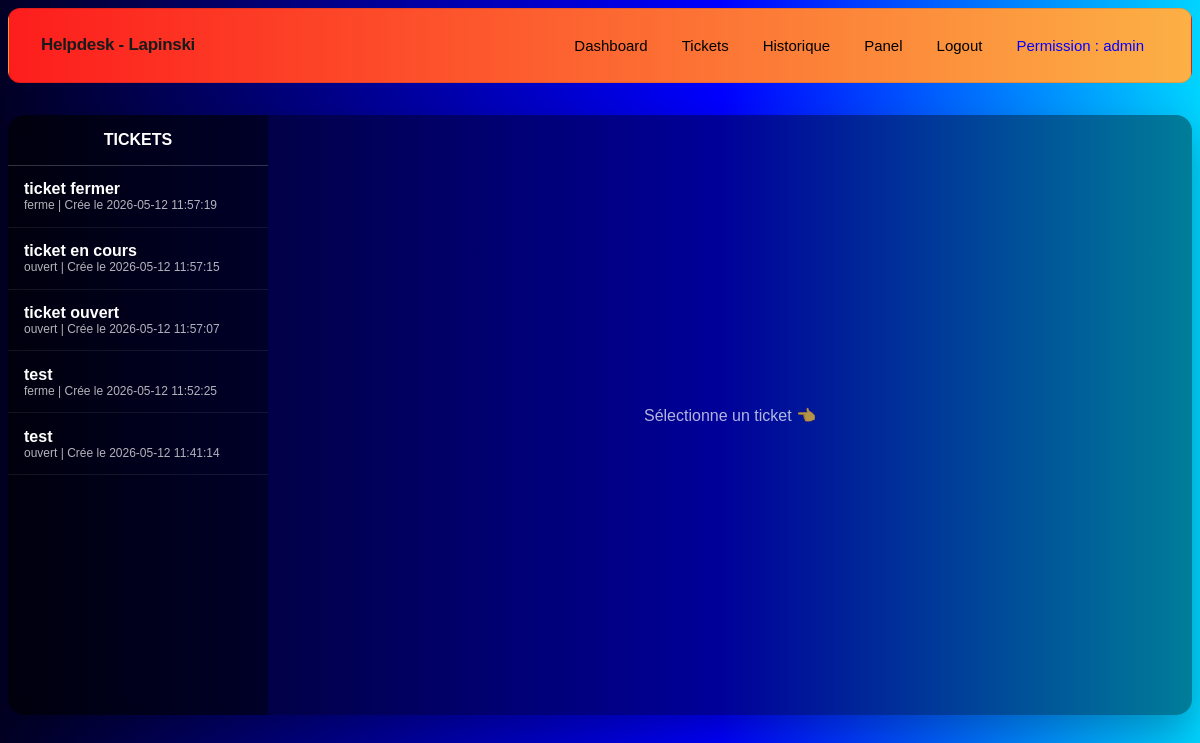
The app's page /helpdesk_lapinski/historique.php (signed in) with its own data.
### tables this page shows
CREATE TABLE `users` (
  `id` int(11) NOT NULL,
  `nom` varchar(100) NOT NULL,
  `email` varchar(150) NOT NULL,
  `mot_de_passe` varchar(255) NOT NULL,
  `role` enum('user','technicien','admin') NOT NULL DEFAULT 'user',
  `cree_le` timestamp NOT NULL DEFAULT current_timestamp()
);

CREATE TABLE `tickets` (
  `id` int(11) NOT NULL,
  `titre` varchar(255) NOT NULL,
  `description` text NOT NULL,
  `statut` enum('ouvert','en_cours','ferme') NOT NULL DEFAULT 'ouvert',
  `user_id` int(11) NOT NULL,
  `cree_le` timestamp NOT NULL DEFAULT current_timestamp()
);

### helpdesk_lapinski/historique.php (the view, shortened to what this page needs)
<?php
require_once 'include/navbar.php';
require_once 'config/config.php';
$stmt = mysqli_query($link, "SELECT role FROM users WHERE id = " . $_SESSION['id_users']);
$role = mysqli_fetch_assoc($stmt)['role'];
$selected_id = isset($_GET['id']) ? (int)$_GET['id'] : null;
$ticket_actif = null;
$messages = [];
$par_page = 10;
$page_actuelle = isset($_GET['page']) ? max(1, (int)$_GET['page']) : 1;
$offset = ($page_actuelle - 1) * $par_page;
if ($role === 'admin') {
    $stmt = mysqli_prepare($link, "SELECT * FROM tickets ORDER BY cree_le DESC LIMIT ? OFFSET ?");
    mysqli_stmt_bind_param($stmt, "ii", $par_page, $offset);
} else {
    $stmt = mysqli_prepare($link, "SELECT * FROM tickets WHERE user_id = ? ORDER BY cree_le DESC LIMIT ? OFFSET ?");
    mysqli_stmt_bind_param($stmt, "iii", $_SESSION['id_users'], $par_page, $offset);
}
mysqli_stmt_execute($stmt);
$tickets = mysqli_stmt_get_result($stmt)->fetch_all(MYSQLI_ASSOC);
?>
<!DOCTYPE html>
<html lang="fr">
<head>
    <link rel="stylesheet" href="css/historique.css">
</head>
<body>
<div class="modif-ticket">
    <div class="sidebar">
        <div class="sidebar-header">TICKETS</div>
        <div class="sidebar-list">
            <?php foreach ($tickets as $t): ?>
                <a href="?id=<?= $t['id'] ?>&page=<?= $page_actuelle ?>"
                   class="sidebar-item <?= $selected_id == $t['id'] ? 'active' : '' ?>">
                    <div class="sidebar-item-title">
                        <?= htmlspecialchars($t['titre']) ?>
                    </div>
                    <div class="sidebar-item-status-nom">
                        <?= htmlspecialchars($t['statut']) ?>
                        | Crée le <?= htmlspecialchars($t['cree_le']) ?>
                    </div>
                </a>
            <?php endforeach; ?>
        </div>
    </div>
    <div class="main">
        <?php if ($selected_id && $ticket_actif): ?>
            <div class="main-header">
                <div class="main-header-left">
                    <h2><?= htmlspecialchars($ticket_actif['titre']) ?></h2>
                    <p><?= htmlspecialchars($ticket_actif['description']) ?></p>
                </div>
                <?php if ($role === 'admin'): ?>
                    <form method="POST" class="statut-form">
                        <input type="hidden" name="ticket_id_statut" value="<?= $selected_id ?>">
                        <input type="hidden" name="update_statut" value="1">
                        <select name="statut" class="form-select" onchange="this.form.submit()">
                            <option value="ouvert"   <?= $ticket_actif['statut'] == 'ouvert'   ? 'selected' : '' ?>>🟢 Ouvert</option>
                            <option value="en_cours" <?= $ticket_actif['statut'] === 'en_cours' ? 'selected' : '' ?>>🟡 En cours</option>
                            <option value="ferme"    <?= $ticket_actif['statut'] == 'ferme'    ? 'selected' : '' ?>>🔴 Fermé</option>
                        </select>
                    </form>
                <?php else: ?>
                    <span class="statut-badge statut-<?= $ticket_actif['statut'] ?>">
                        <?php
                            $labels = [
                                'ouvert'   => '🟢 Ouvert',
                                'en_cours' => '🟡 En cours',
                                'ferme'    => '🔴 Fermé',
                            ];
                            echo $labels[$ticket_actif['statut']] ?? htmlspecialchars($ticket_actif['statut']);
                        ?>
                    </span>
                <?php endif; ?>
            </div>
            <div class="historique">
                <?php foreach ($messages as $msg): ?>
                    <div class="msg">
                        <div class="avatar">
                            <?= htmlspecialchars($msg['user_id']) ?>
                        </div>
                        <div class="contenu">
                            <div class="meta">
                                <span class="user">User <?= htmlspecialchars($msg['user_id']) ?></span>
                                <span class="date"><?= date('Y-m-d H:i', strtotime($msg['cree_le'])) ?></span>
                            </div>
                            <div class="bulle">
                                <?= htmlspecialchars($msg['message']) ?>
                            </div>
                        </div>
                    </div>
                <?php endforeach; ?>
            </div>
            <form method="POST" class="formulaire">
                <input type="hidden" name="ticket_id" value="<?= $selected_id ?>">
                <input type="text" name="message" placeholder="Écrire un message..." required>
                <button name="send_message">Envoyer</button>
            </form>
        <?php else: ?>
            <div class="vide">Sélectionne un ticket 👈</div>
        <?php endif; ?>
    </div>
</div>
</body>
</html>

### helpdesk_lapinski/include/navbar.php (shortened to what this page needs)
<?php
require_once 'config/config.php';
$stmt = mysqli_query($link, "SELECT role FROM users where id = ".$_SESSION['id_users']);
$role = mysqli_fetch_assoc($stmt);
$display ="";
if($role['role'] == "admin"){
    $display = "block";
}
?>
<!DOCTYPE html>
<html lang="en">
<head>
</head>
<body>
    <div class="container">
        <h1>Helpdesk - Lapinski</h1>
        <ul>
            <li><a href="index.php">Dashboard</a></li>
            <li><a href="ticket.php" style="display: <?= $display ?>">Tickets</a></li>
            <li><a href="historique.php">Historique</a></li>
            <li><a href="panel.php" style="display: <?= $display ?>">Panel</a></li>
            <li><a href="logout.php">Logout</a></li>
            <li class="role">Permission : <?= $role['role'] ?> </li>
        </ul>
    </div>
</body>
</html>

### helpdesk_lapinski/css/historique.css (style rules this page uses)
body { min-height: 100vh; background: linear-gradient(90deg, rgba(2,0,36,1) 0%, rgba(0,0,255,1) 60%, rgba(0,212,255,1) 100%); font-family: 'Exo 2', sans-serif; }
.modif-ticket { display: flex; width: min(100%, 1200px); height: 75vh; margin: 2rem auto; border-radius: 1rem; overflow: hidden; box-shadow: 0 16px 40px rgba(0,0,0,0.25); }
.sidebar { width: 260px; background: rgba(0,0,0,0.65); backdrop-filter: blur(8px); display: flex; flex-direction: column; justify-content: space-between; }
.sidebar-header { padding: 1rem; text-align: center; font-weight: bold; color: white; border-bottom: 1px solid rgba(255,255,255,0.2); }
.sidebar-list { flex: 1; overflow-y: auto; }
.sidebar-item { padding: 0.9rem 1rem; color: white; text-decoration: none; border-bottom: 1px solid rgba(255,255,255,0.08); transition: 0.2s; display: block; }
.sidebar-item-title { font-weight: 600; }
.sidebar-item-status-nom { font-size: 0.75rem; opacity: 0.7; }
.main { flex: 1; display: flex; flex-direction: column; background: rgba(0,0,0,0.4); }
.vide { color: white; text-align: center; margin: auto; opacity: 0.7; }

### helpdesk_lapinski/include/navbar.php (style rules this page uses)
.container { background: #833AB4; background: linear-gradient(90deg,rgba(131, 58, 180, 1) 0%, rgba(253, 29, 29, 1) 0%, rgba(252, 176, 69, 1) 100%); border: 0.5px solid rgba(0, 0, 0, 0.1); border-radius: 12px; padding: 1.25rem 2rem; display: flex; align-items: center; justify-content: space-between; gap: 2rem; font-family: 'DM Sans', sans-serif; }
.container h1 { font-size: 17px; font-weight: 600; color: #1a1a1a; letter-spacing: -0.3px; margin: 0 0 2px 0; }
.container ul { display: flex; align-items: center; gap: 4px; list-style: none; margin: 0; padding: 0; }
.container ul li a { display: inline-block; padding: 7px 14px; font-size: 15px; font-weight: 500; color: #000000; text-decoration: none; border-radius: 8px; border: 0.5px solid transparent; transition: all 0.15s ease; white-space: nowrap; }
.container ul li.role { display: inline-block; padding: 7px 14px; font-size: 15px; font-weight: 500; color: #0400ff; text-decoration: none; border-radius: 8px; border: 0.5px solid transparent; transition: all 0.15s ease; white-space: nowrap; cursor: crosshair; }

### records on screen
users: role "admin"
tickets: titre "ticket fermer", statut "ferme", cree_le "2026-05-12 11:57:19"
tickets: titre "ticket en cours", statut "ouvert", cree_le "2026-05-12 11:57:15"
tickets: titre "ticket ouvert", statut "ouvert", cree_le "2026-05-12 11:57:07"
tickets: titre "test", statut "ferme", cree_le "2026-05-12 11:52:25"
tickets: titre "test", statut "ouvert", cree_le "2026-05-12 11:41:14"
